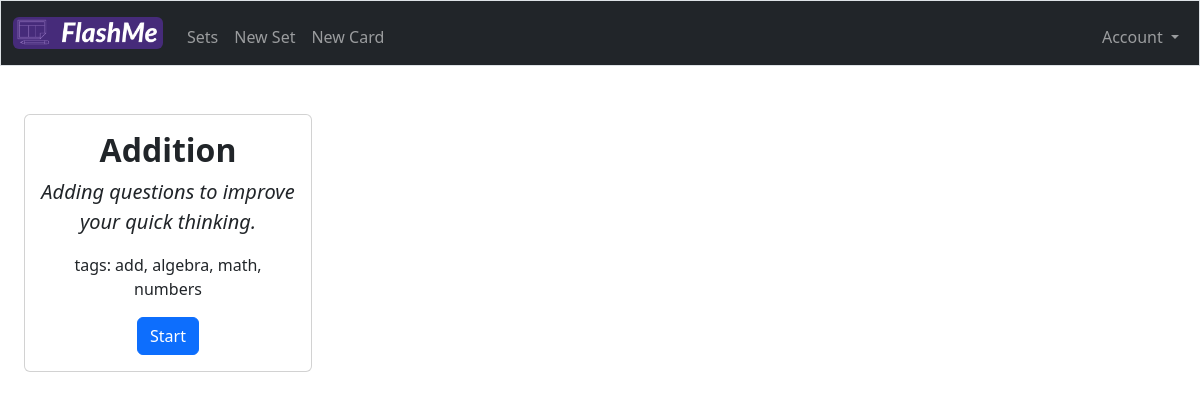
Before: /list_sets (signed in) with the older database file.
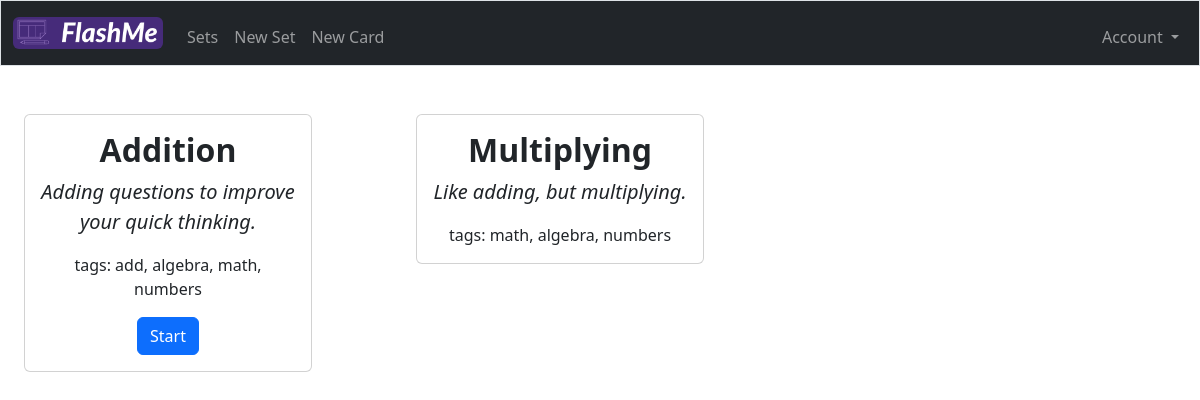
After: the same page with the newer database file.
### tables this page shows
CREATE TABLE sets (
    id INTEGER PRIMARY KEY AUTOINCREMENT NOT NULL,
    username_id INTEGER NOT NULL,
    name TEXT NOT NULL,
    description TEXT,
    tags TEXT, total_cards INTEGER NOT NULL DEFAULT 0,
    FOREIGN KEY (username_id) REFERENCES users(id)
);

### app.py (the view)
@app.route("/list_sets", methods=["GET", "POST"])
@login_required
def list_sets():
    if request.method == "POST":
        requestData = request.get_json()
        rows = db.execute("SELECT id FROM sets WHERE name=?", requestData['setName'])
        if len(rows) > 0:
            setId = rows[0]['id']
            cards = db.execute("SELECT * FROM cards WHERE set_id=?", setId)
            if len(cards) > 0:
                return cards, 200
            else:
                resp = [{
                    "message" : "There are no cards for this set yet."
                }]
                return resp, 400
        else:
            return redirect("/")
    else:
        sets = db.execute("SELECT * FROM sets WHERE username_id=?", session["user_id"])
        if len(sets) > 0:
            return render_template("list_sets.html", sets=sets)
        return render_template("list_sets.html")

### app.py (called while the page is built)
@app.after_request
def after_request(response):
    response.headers["Cache-Control"] = "no-cache, no-store, must-revalidate"
    response.headers["Expires"] = 0
    response.headers["Pragma"] = "no-cache"
    return response

### helpers.py (called while the page is built)
def login_required(f):
    @wraps(f)
    def decorated_function(*args, **kwargs):
        if session.get("user_id") is None:
            return redirect("/login")
        return f(*args, **kwargs)
    return decorated_function

### lib/sql.py (called while the page is built, shortened)
def _enable_logging(f):
    import logging
    import functools
    import os
    @functools.wraps(f)
    def decorator(*args, **kwargs):
        try:
            import flask
        except ModuleNotFoundError:
            return f(*args, **kwargs)
        disabled = logging.getLogger("cs50").disabled
        if flask.current_app and os.getenv("FLASK_ENV") == "development":
            logging.getLogger("cs50").disabled = False
        try:
            return f(*args, **kwargs)
        finally:
            logging.getLogger("cs50").disabled = disabled
    return decorator

def _parse_placeholder(token):
    import re
    import sqlparse
    if not isinstance(token, sqlparse.sql.Token) or token.ttype != sqlparse.tokens.Name.Placeholder:
        raise TypeError()
    if token.value == "?":
        return "qmark", None

    def _disconnect(self):
        if hasattr(_data, self._name()):
            getattr(_data, self._name()).close()
            delattr(_data, self._name())

    def _name(self):
        return str(hash(self))

        def connect(dbapi_connection, connection_record):
            try:
                if type(dbapi_connection) is sqlite3.Connection:  # If back end is sqlite
                    cursor = dbapi_connection.cursor()
                    cursor.execute("PRAGMA foreign_keys=ON")
                    cursor.close()
            except:
                pass

### templates/list_sets.html (shortened to what this page needs)
{% extends "layout.html" %}
{% block head %}
{{super()}}
{% endblock %}
{% block main %}
<div class="justify-content-center">
  <div class="row row-cols-1 row-cols-md-3 g-4 mx-auto">
    {% for set in sets %}
    <div class="col">
      <div class="card" style="width: 18rem;">
        <div class="card-body">
          <h5 class="card-title fs-2 fw-bold" id="setName">{{set["name"]}}</h5>
          <p class="card-text fst-italic fs-5 fw-normal">{{set["description"]}}</p>
          <p class="card-text fs-6 fw-lighter">tags: {{set["tags"]}}</p>
          {% if set["total_cards"] > 0 %}
          <button type="button" class="btn btn-primary" data-bs-toggle="modal" data-bs-target="#exampleModal"
            data-bs-setName='{{set["name"]}}' id='modalButton{{set["id"]}}'>
            Start
          </button>
          {% endif %}
        </div>
      </div>
    </div>
    {% endfor %}
  </div>
</div>
{% endblock %}

### templates/layout.html (shortened to what this page needs)
<!doctype html>
<html lang="en">
  <head>
    {% block head %}
    <link href="https://cdn.jsdelivr.net/npm/bootstrap@5.2.3/dist/css/bootstrap.min.css" rel="stylesheet">
    {% endblock %}
    </head>
  <body>
    <nav class="bg-dark border navbar navbar-expand-md navbar-dark">
        <div class="container-fluid">
            <a class="navbar-brand" href="/">
                <img src="../static/logo.png" class="img-fluid rounded" alt="" width="150">
            </a>
            <div class="collapse navbar-collapse" id="navbar">
                {% if session["user_id"] %}
                    <ul class="navbar-nav me-auto mt-2">
                        <li class="nav-item"><a class="nav-link" href="/list_sets">Sets</a></li>
                        <li class="nav-item"><a class="nav-link" href="/new_set">New Set</a></li>
                        <li class="nav-item"><a class="nav-link" href="/new_card">New Card</a></li>
                    </ul>
                    <ul class="navbar-nav ms-auto mt-2">
                        <li class="nav-item dropdown">
                            <a class="nav-link dropdown-toggle" href="#" id="navbarDropdown" role="button" data-bs-toggle="dropdown" aria-expanded="false">
                                Account
                            </a>
                          </li>
                    </ul>
                {% else %}
                    <ul class="navbar-nav ms-auto mt-2">
                        <li class="nav-item"><a class="nav-link" href="/register">Register</a></li>
                        <li class="nav-item"><a class="nav-link" href="/login">Log In</a></li>
                    </ul>
                {% endif %}
            </div>
        </div>
    </nav>
    <main class="container-fluid py-5 text-center">
        {% block main %}{% endblock %}
    </main>
  </body>
</html>

Changed rows visible on the page:
added sets: name "Multiplying", description "Like adding, but multiplying.", tags "math, algebra, numbers"
